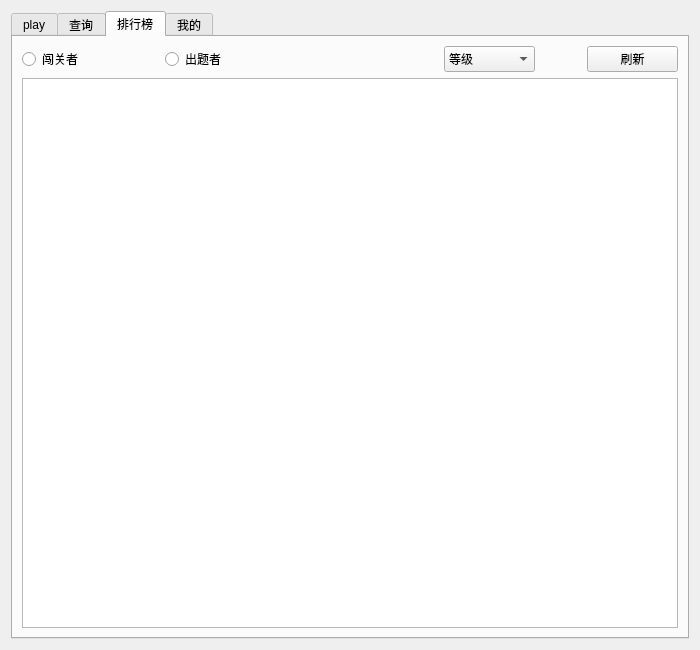
<?xml version="1.0" encoding="UTF-8"?>
<ui version="4.0">
 <class>playerwindow</class>
 <widget class="QDialog" name="playerwindow">
  <property name="geometry">
   <rect>
    <x>0</x>
    <y>0</y>
    <width>700</width>
    <height>650</height>
   </rect>
  </property>
  <property name="minimumSize">
   <size>
    <width>700</width>
    <height>650</height>
   </size>
  </property>
  <property name="maximumSize">
   <size>
    <width>700</width>
    <height>650</height>
   </size>
  </property>
  <property name="windowTitle">
   <string>Dialog</string>
  </property>
  <property name="layoutDirection">
   <enum>Qt::LeftToRight</enum>
  </property>
  <property name="autoFillBackground">
   <bool>true</bool>
  </property>
  <layout class="QHBoxLayout" name="horizontalLayout_17">
   <item>
    <widget class="QTabWidget" name="tabWidget">
     <property name="currentIndex">
      <number>2</number>
     </property>
     <widget class="QWidget" name="tab_play">
      <attribute name="title">
       <string>play</string>
      </attribute>
      <layout class="QHBoxLayout" name="horizontalLayout_8">
       <item>
        <layout class="QVBoxLayout" name="verticalLayout_3">
         <item>
          <layout class="QHBoxLayout" name="horizontalLayout_6">
           <item>
            <widget class="QComboBox" name="cb_pattern">
             <item>
              <property name="text">
               <string>普通模式</string>
              </property>
             </item>
             <item>
              <property name="text">
               <string>自定义模式</string>
              </property>
             </item>
             <item>
              <property name="text">
               <string>无尽模式</string>
              </property>
             </item>
            </widget>
           </item>
           <item>
            <widget class="QComboBox" name="cb_difficulty">
             <item>
              <property name="text">
               <string>难度1</string>
              </property>
             </item>
             <item>
              <property name="text">
               <string>难度2</string>
              </property>
             </item>
             <item>
              <property name="text">
               <string>难度3</string>
              </property>
             </item>
             <item>
              <property name="text">
               <string>难度4</string>
              </property>
             </item>
             <item>
              <property name="text">
               <string>难度5</string>
              </property>
             </item>
             <item>
              <property name="text">
               <string>难度6</string>
              </property>
             </item>
            </widget>
           </item>
           <item>
            <widget class="QPushButton" name="btn_multiplayer">
             <property name="sizePolicy">
              <sizepolicy hsizetype="Preferred" vsizetype="Maximum">
               <horstretch>0</horstretch>
               <verstretch>0</verstretch>
              </sizepolicy>
             </property>
             <property name="maximumSize">
              <size>
               <width>16777215</width>
               <height>30</height>
              </size>
             </property>
             <property name="text">
              <string>双人对战</string>
             </property>
            </widget>
           </item>
           <item>
            <spacer name="horizontalSpacer_8">
             <property name="orientation">
              <enum>Qt::Horizontal</enum>
             </property>
             <property name="sizeHint" stdset="0">
              <size>
               <width>40</width>
               <height>20</height>
              </size>
             </property>
            </spacer>
           </item>
          </layout>
         </item>
         <item>
          <layout class="QHBoxLayout" name="horizontalLayout_10">
           <item>
            <layout class="QVBoxLayout" name="verticalLayout_2">
             <item>
              <layout class="QHBoxLayout" name="horizontalLayout_9">
               <item>
                <widget class="QLabel" name="lab_checkpoint">
                 <property name="text">
                  <string>关卡:</string>
                 </property>
                </widget>
               </item>
               <item>
                <widget class="QLCDNumber" name="lcdNumber"/>
               </item>
              </layout>
             </item>
             <item>
              <spacer name="verticalSpacer">
               <property name="orientation">
                <enum>Qt::Vertical</enum>
               </property>
               <property name="sizeHint" stdset="0">
                <size>
                 <width>20</width>
                 <height>40</height>
                </size>
               </property>
              </spacer>
             </item>
            </layout>
           </item>
           <item>
            <layout class="QVBoxLayout" name="verticalLayout" stretch="0,0,2,2,2,2,2,2,2,2,2">
             <item>
              <layout class="QHBoxLayout" name="horizontalLayout_4">
               <item>
                <spacer name="horizontalSpacer_11">
                 <property name="orientation">
                  <enum>Qt::Horizontal</enum>
                 </property>
                 <property name="sizeHint" stdset="0">
                  <size>
                   <width>32</width>
                   <height>20</height>
                  </size>
                 </property>
                </spacer>
               </item>
               <item>
                <widget class="QLabel" name="lab_name">
                 <property name="text">
                  <string/>
                 </property>
                </widget>
               </item>
               <item>
                <widget class="QLabel" name="lab_level">
                 <property name="text">
                  <string/>
                 </property>
                </widget>
               </item>
               <item>
                <spacer name="horizontalSpacer_12">
                 <property name="orientation">
                  <enum>Qt::Horizontal</enum>
                 </property>
                 <property name="sizeHint" stdset="0">
                  <size>
                   <width>40</width>
                   <height>20</height>
                  </size>
                 </property>
                </spacer>
               </item>
              </layout>
             </item>
             <item>
              <layout class="QHBoxLayout" name="horizontalLayout_7">
               <item>
                <spacer name="horizontalSpacer_13">
                 <property name="orientation">
                  <enum>Qt::Horizontal</enum>
                 </property>
                 <property name="sizeHint" stdset="0">
                  <size>
                   <width>40</width>
                   <height>20</height>
                  </size>
                 </property>
                </spacer>
               </item>
               <item>
                <widget class="QProgressBar" name="pg_ex">
                 <property name="value">
                  <number>24</number>
                 </property>
                </widget>
               </item>
               <item>
                <spacer name="horizontalSpacer_14">
                 <property name="orientation">
                  <enum>Qt::Horizontal</enum>
                 </property>
                 <property name="sizeHint" stdset="0">
                  <size>
                   <width>40</width>
                   <height>20</height>
                  </size>
                 </property>
                </spacer>
               </item>
              </layout>
             </item>
             <item>
              <layout class="QHBoxLayout" name="horizontalLayout" stretch="1,0,1">
               <item>
                <spacer name="horizontalSpacer">
                 <property name="orientation">
                  <enum>Qt::Horizontal</enum>
                 </property>
                 <property name="sizeHint" stdset="0">
                  <size>
                   <width>40</width>
                   <height>20</height>
                  </size>
                 </property>
                </spacer>
               </item>
               <item>
                <widget class="QTextBrowser" name="lab_word">
                 <property name="enabled">
                  <bool>true</bool>
                 </property>
                 <property name="minimumSize">
                  <size>
                   <width>350</width>
                   <height>100</height>
                  </size>
                 </property>
                 <property name="maximumSize">
                  <size>
                   <width>350</width>
                   <height>100</height>
                  </size>
                 </property>
                 <property name="font">
                  <font>
                   <family>Arial</family>
                   <pointsize>22</pointsize>
                   <weight>50</weight>
                   <bold>false</bold>
                  </font>
                 </property>
                 <property name="focusPolicy">
                  <enum>Qt::NoFocus</enum>
                 </property>
                 <property name="layoutDirection">
                  <enum>Qt::LeftToRight</enum>
                 </property>
                 <property name="autoFillBackground">
                  <bool>true</bool>
                 </property>
                 <property name="frameShape">
                  <enum>QFrame::StyledPanel</enum>
                 </property>
                 <property name="frameShadow">
                  <enum>QFrame::Sunken</enum>
                 </property>
                 <property name="verticalScrollBarPolicy">
                  <enum>Qt::ScrollBarAsNeeded</enum>
                 </property>
                 <property name="horizontalScrollBarPolicy">
                  <enum>Qt::ScrollBarAsNeeded</enum>
                 </property>
                 <property name="sizeAdjustPolicy">
                  <enum>QAbstractScrollArea::AdjustToContents</enum>
                 </property>
                 <property name="html">
                  <string>&lt;!DOCTYPE HTML PUBLIC &quot;-//W3C//DTD HTML 4.0//EN&quot; &quot;http://www.w3.org/TR/REC-html40/strict.dtd&quot;&gt;
&lt;html&gt;&lt;head&gt;&lt;meta name=&quot;qrichtext&quot; content=&quot;1&quot; /&gt;&lt;style type=&quot;text/css&quot;&gt;
p, li { white-space: pre-wrap; }
&lt;/style&gt;&lt;/head&gt;&lt;body style=&quot; font-family:'Arial'; font-size:22pt; font-weight:400; font-style:normal;&quot;&gt;
&lt;p align=&quot;center&quot; style=&quot;-qt-paragraph-type:empty; margin-top:0px; margin-bottom:0px; margin-left:0px; margin-right:0px; -qt-block-indent:0; text-indent:0px;&quot;&gt;&lt;br /&gt;&lt;/p&gt;&lt;/body&gt;&lt;/html&gt;</string>
                 </property>
                 <property name="textInteractionFlags">
                  <set>Qt::LinksAccessibleByKeyboard|Qt::LinksAccessibleByMouse</set>
                 </property>
                </widget>
               </item>
               <item>
                <spacer name="horizontalSpacer_2">
                 <property name="orientation">
                  <enum>Qt::Horizontal</enum>
                 </property>
                 <property name="sizeHint" stdset="0">
                  <size>
                   <width>40</width>
                   <height>20</height>
                  </size>
                 </property>
                </spacer>
               </item>
              </layout>
             </item>
             <item>
              <widget class="QLabel" name="lab_display">
               <property name="font">
                <font>
                 <family>Arial</family>
                 <pointsize>11</pointsize>
                 <weight>75</weight>
                 <bold>true</bold>
                </font>
               </property>
               <property name="layoutDirection">
                <enum>Qt::LeftToRight</enum>
               </property>
               <property name="text">
                <string/>
               </property>
              </widget>
             </item>
             <item>
              <spacer name="verticalSpacer_2">
               <property name="orientation">
                <enum>Qt::Vertical</enum>
               </property>
               <property name="sizeHint" stdset="0">
                <size>
                 <width>20</width>
                 <height>40</height>
                </size>
               </property>
              </spacer>
             </item>
             <item>
              <layout class="QHBoxLayout" name="horizontalLayout_2">
               <item>
                <widget class="QProgressBar" name="pg_time">
                 <property name="value">
                  <number>100</number>
                 </property>
                </widget>
               </item>
              </layout>
             </item>
             <item>
              <spacer name="verticalSpacer_3">
               <property name="orientation">
                <enum>Qt::Vertical</enum>
               </property>
               <property name="sizeHint" stdset="0">
                <size>
                 <width>20</width>
                 <height>40</height>
                </size>
               </property>
              </spacer>
             </item>
             <item>
              <layout class="QHBoxLayout" name="horizontalLayout_3" stretch="2,2,2,1,2">
               <item>
                <spacer name="horizontalSpacer_10">
                 <property name="orientation">
                  <enum>Qt::Horizontal</enum>
                 </property>
                 <property name="sizeHint" stdset="0">
                  <size>
                   <width>40</width>
                   <height>20</height>
                  </size>
                 </property>
                </spacer>
               </item>
               <item>
                <widget class="QLineEdit" name="le_word">
                 <property name="minimumSize">
                  <size>
                   <width>200</width>
                   <height>0</height>
                  </size>
                 </property>
                 <property name="maximumSize">
                  <size>
                   <width>500</width>
                   <height>16777215</height>
                  </size>
                 </property>
                </widget>
               </item>
               <item>
                <spacer name="horizontalSpacer_3">
                 <property name="orientation">
                  <enum>Qt::Horizontal</enum>
                 </property>
                 <property name="sizeHint" stdset="0">
                  <size>
                   <width>40</width>
                   <height>20</height>
                  </size>
                 </property>
                </spacer>
               </item>
               <item>
                <widget class="QPushButton" name="btn_confirm">
                 <property name="text">
                  <string>确定</string>
                 </property>
                </widget>
               </item>
               <item>
                <spacer name="horizontalSpacer_9">
                 <property name="orientation">
                  <enum>Qt::Horizontal</enum>
                 </property>
                 <property name="sizeHint" stdset="0">
                  <size>
                   <width>40</width>
                   <height>20</height>
                  </size>
                 </property>
                </spacer>
               </item>
              </layout>
             </item>
             <item>
              <spacer name="verticalSpacer_5">
               <property name="orientation">
                <enum>Qt::Vertical</enum>
               </property>
               <property name="sizeHint" stdset="0">
                <size>
                 <width>20</width>
                 <height>40</height>
                </size>
               </property>
              </spacer>
             </item>
             <item>
              <layout class="QHBoxLayout" name="horizontalLayout_5" stretch="1,2,1,2,4,2,1">
               <item>
                <spacer name="horizontalSpacer_7">
                 <property name="orientation">
                  <enum>Qt::Horizontal</enum>
                 </property>
                 <property name="sizeHint" stdset="0">
                  <size>
                   <width>40</width>
                   <height>20</height>
                  </size>
                 </property>
                </spacer>
               </item>
               <item>
                <widget class="QPushButton" name="btn_start">
                 <property name="minimumSize">
                  <size>
                   <width>100</width>
                   <height>20</height>
                  </size>
                 </property>
                 <property name="text">
                  <string>开始</string>
                 </property>
                </widget>
               </item>
               <item>
                <spacer name="horizontalSpacer_4">
                 <property name="orientation">
                  <enum>Qt::Horizontal</enum>
                 </property>
                 <property name="sizeHint" stdset="0">
                  <size>
                   <width>40</width>
                   <height>20</height>
                  </size>
                 </property>
                </spacer>
               </item>
               <item>
                <widget class="QPushButton" name="btn_restart">
                 <property name="minimumSize">
                  <size>
                   <width>100</width>
                   <height>20</height>
                  </size>
                 </property>
                 <property name="text">
                  <string>重新开始</string>
                 </property>
                </widget>
               </item>
               <item>
                <spacer name="horizontalSpacer_5">
                 <property name="orientation">
                  <enum>Qt::Horizontal</enum>
                 </property>
                 <property name="sizeHint" stdset="0">
                  <size>
                   <width>40</width>
                   <height>20</height>
                  </size>
                 </property>
                </spacer>
               </item>
               <item>
                <widget class="QPushButton" name="btn_exit">
                 <property name="minimumSize">
                  <size>
                   <width>100</width>
                   <height>20</height>
                  </size>
                 </property>
                 <property name="text">
                  <string>退出</string>
                 </property>
                </widget>
               </item>
               <item>
                <spacer name="horizontalSpacer_6">
                 <property name="orientation">
                  <enum>Qt::Horizontal</enum>
                 </property>
                 <property name="sizeHint" stdset="0">
                  <size>
                   <width>40</width>
                   <height>20</height>
                  </size>
                 </property>
                </spacer>
               </item>
              </layout>
             </item>
             <item>
              <spacer name="verticalSpacer_6">
               <property name="orientation">
                <enum>Qt::Vertical</enum>
               </property>
               <property name="sizeHint" stdset="0">
                <size>
                 <width>20</width>
                 <height>40</height>
                </size>
               </property>
              </spacer>
             </item>
            </layout>
           </item>
          </layout>
         </item>
        </layout>
       </item>
      </layout>
     </widget>
     <widget class="QWidget" name="tab_search">
      <attribute name="title">
       <string>查询</string>
      </attribute>
      <layout class="QHBoxLayout" name="horizontalLayout_13">
       <item>
        <layout class="QVBoxLayout" name="verticalLayout_5" stretch="5,2,1,2,5">
         <item>
          <spacer name="verticalSpacer_4">
           <property name="orientation">
            <enum>Qt::Vertical</enum>
           </property>
           <property name="sizeHint" stdset="0">
            <size>
             <width>20</width>
             <height>40</height>
            </size>
           </property>
          </spacer>
         </item>
         <item>
          <layout class="QHBoxLayout" name="horizontalLayout_11" stretch="1,2,2,5">
           <item>
            <spacer name="horizontalSpacer_17">
             <property name="orientation">
              <enum>Qt::Horizontal</enum>
             </property>
             <property name="sizeHint" stdset="0">
              <size>
               <width>40</width>
               <height>20</height>
              </size>
             </property>
            </spacer>
           </item>
           <item>
            <widget class="QRadioButton" name="rbtn2_player">
             <property name="text">
              <string>闯关者</string>
             </property>
            </widget>
           </item>
           <item>
            <widget class="QRadioButton" name="rbtn2_testbuilder">
             <property name="text">
              <string>出题者</string>
             </property>
            </widget>
           </item>
           <item>
            <spacer name="horizontalSpacer_18">
             <property name="orientation">
              <enum>Qt::Horizontal</enum>
             </property>
             <property name="sizeHint" stdset="0">
              <size>
               <width>40</width>
               <height>20</height>
              </size>
             </property>
            </spacer>
           </item>
          </layout>
         </item>
         <item>
          <spacer name="verticalSpacer_8">
           <property name="orientation">
            <enum>Qt::Vertical</enum>
           </property>
           <property name="sizeHint" stdset="0">
            <size>
             <width>20</width>
             <height>40</height>
            </size>
           </property>
          </spacer>
         </item>
         <item>
          <layout class="QHBoxLayout" name="horizontalLayout_12" stretch="1,6,2,1,3">
           <item>
            <spacer name="horizontalSpacer_16">
             <property name="orientation">
              <enum>Qt::Horizontal</enum>
             </property>
             <property name="sizeHint" stdset="0">
              <size>
               <width>40</width>
               <height>20</height>
              </size>
             </property>
            </spacer>
           </item>
           <item>
            <widget class="QLineEdit" name="le2_search"/>
           </item>
           <item>
            <spacer name="horizontalSpacer_15">
             <property name="orientation">
              <enum>Qt::Horizontal</enum>
             </property>
             <property name="sizeHint" stdset="0">
              <size>
               <width>40</width>
               <height>20</height>
              </size>
             </property>
            </spacer>
           </item>
           <item>
            <widget class="QPushButton" name="btn2_search">
             <property name="text">
              <string>查询</string>
             </property>
            </widget>
           </item>
           <item>
            <spacer name="horizontalSpacer_19">
             <property name="orientation">
              <enum>Qt::Horizontal</enum>
             </property>
             <property name="sizeHint" stdset="0">
              <size>
               <width>40</width>
               <height>20</height>
              </size>
             </property>
            </spacer>
           </item>
          </layout>
         </item>
         <item>
          <spacer name="verticalSpacer_7">
           <property name="orientation">
            <enum>Qt::Vertical</enum>
           </property>
           <property name="sizeHint" stdset="0">
            <size>
             <width>20</width>
             <height>40</height>
            </size>
           </property>
          </spacer>
         </item>
        </layout>
       </item>
      </layout>
     </widget>
     <widget class="QWidget" name="tab_list">
      <attribute name="title">
       <string>排行榜</string>
      </attribute>
      <layout class="QHBoxLayout" name="horizontalLayout_15">
       <item>
        <layout class="QVBoxLayout" name="verticalLayout_4">
         <item>
          <layout class="QHBoxLayout" name="horizontalLayout_14" stretch="2,1,2,4,2,1,2">
           <item>
            <widget class="QRadioButton" name="rbtn3_player">
             <property name="text">
              <string>闯关者</string>
             </property>
            </widget>
           </item>
           <item>
            <spacer name="horizontalSpacer_20">
             <property name="orientation">
              <enum>Qt::Horizontal</enum>
             </property>
             <property name="sizeHint" stdset="0">
              <size>
               <width>40</width>
               <height>20</height>
              </size>
             </property>
            </spacer>
           </item>
           <item>
            <widget class="QRadioButton" name="rbtn3_testbuilder">
             <property name="text">
              <string>出题者</string>
             </property>
            </widget>
           </item>
           <item>
            <spacer name="horizontalSpacer_22">
             <property name="orientation">
              <enum>Qt::Horizontal</enum>
             </property>
             <property name="sizeHint" stdset="0">
              <size>
               <width>40</width>
               <height>20</height>
              </size>
             </property>
            </spacer>
           </item>
           <item>
            <widget class="QComboBox" name="cb3_type">
             <property name="sizePolicy">
              <sizepolicy hsizetype="Preferred" vsizetype="Minimum">
               <horstretch>0</horstretch>
               <verstretch>0</verstretch>
              </sizepolicy>
             </property>
             <property name="minimumSize">
              <size>
               <width>0</width>
               <height>20</height>
              </size>
             </property>
             <item>
              <property name="text">
               <string>等级</string>
              </property>
             </item>
             <item>
              <property name="text">
               <string>闯关数</string>
              </property>
             </item>
            </widget>
           </item>
           <item>
            <spacer name="horizontalSpacer_21">
             <property name="orientation">
              <enum>Qt::Horizontal</enum>
             </property>
             <property name="sizeHint" stdset="0">
              <size>
               <width>40</width>
               <height>20</height>
              </size>
             </property>
            </spacer>
           </item>
           <item>
            <widget class="QPushButton" name="btn3_update">
             <property name="sizePolicy">
              <sizepolicy hsizetype="Minimum" vsizetype="Minimum">
               <horstretch>0</horstretch>
               <verstretch>0</verstretch>
              </sizepolicy>
             </property>
             <property name="minimumSize">
              <size>
               <width>0</width>
               <height>20</height>
              </size>
             </property>
             <property name="text">
              <string>刷新</string>
             </property>
            </widget>
           </item>
          </layout>
         </item>
         <item>
          <widget class="QTableView" name="tableView"/>
         </item>
        </layout>
       </item>
      </layout>
     </widget>
     <widget class="QWidget" name="tab_my">
      <attribute name="title">
       <string>我的</string>
      </attribute>
      <layout class="QVBoxLayout" name="verticalLayout_6">
       <item>
        <layout class="QVBoxLayout" name="verticalLayout_8" stretch="6,1">
         <item>
          <layout class="QVBoxLayout" name="verticalLayout_7">
           <item>
            <widget class="QLabel" name="lab4_accountName">
             <property name="font">
              <font>
               <family>Copperplate Gothic Light</family>
               <pointsize>20</pointsize>
              </font>
             </property>
             <property name="text">
              <string>账户名:</string>
             </property>
            </widget>
           </item>
           <item>
            <widget class="QLabel" name="lab4_name">
             <property name="font">
              <font>
               <family>Copperplate Gothic Light</family>
               <pointsize>20</pointsize>
              </font>
             </property>
             <property name="text">
              <string>游戏名:</string>
             </property>
            </widget>
           </item>
           <item>
            <widget class="QLabel" name="lab4_lv">
             <property name="font">
              <font>
               <family>Copperplate Gothic Light</family>
               <pointsize>20</pointsize>
              </font>
             </property>
             <property name="text">
              <string>等级:</string>
             </property>
            </widget>
           </item>
           <item>
            <widget class="QLabel" name="lab4_ckpoint">
             <property name="font">
              <font>
               <family>Copperplate Gothic Light</family>
               <pointsize>20</pointsize>
              </font>
             </property>
             <property name="text">
              <string>闯关数:</string>
             </property>
            </widget>
           </item>
          </layout>
         </item>
         <item>
          <layout class="QHBoxLayout" name="horizontalLayout_16" stretch="1,1,6,2">
           <item>
            <widget class="QLabel" name="lab4_ex">
             <property name="font">
              <font>
               <family>Copperplate Gothic Light</family>
               <pointsize>20</pointsize>
              </font>
             </property>
             <property name="text">
              <string>经验:</string>
             </property>
            </widget>
           </item>
           <item>
            <spacer name="horizontalSpacer_23">
             <property name="orientation">
              <enum>Qt::Horizontal</enum>
             </property>
             <property name="sizeHint" stdset="0">
              <size>
               <width>40</width>
               <height>20</height>
              </size>
             </property>
            </spacer>
           </item>
           <item>
            <widget class="QProgressBar" name="pg4_ex">
             <property name="value">
              <number>0</number>
             </property>
            </widget>
           </item>
           <item>
            <spacer name="horizontalSpacer_24">
             <property name="orientation">
              <enum>Qt::Horizontal</enum>
             </property>
             <property name="sizeHint" stdset="0">
              <size>
               <width>40</width>
               <height>20</height>
              </size>
             </property>
            </spacer>
           </item>
          </layout>
         </item>
        </layout>
       </item>
      </layout>
     </widget>
    </widget>
   </item>
  </layout>
 </widget>
 <resources/>
 <connections/>
</ui>
